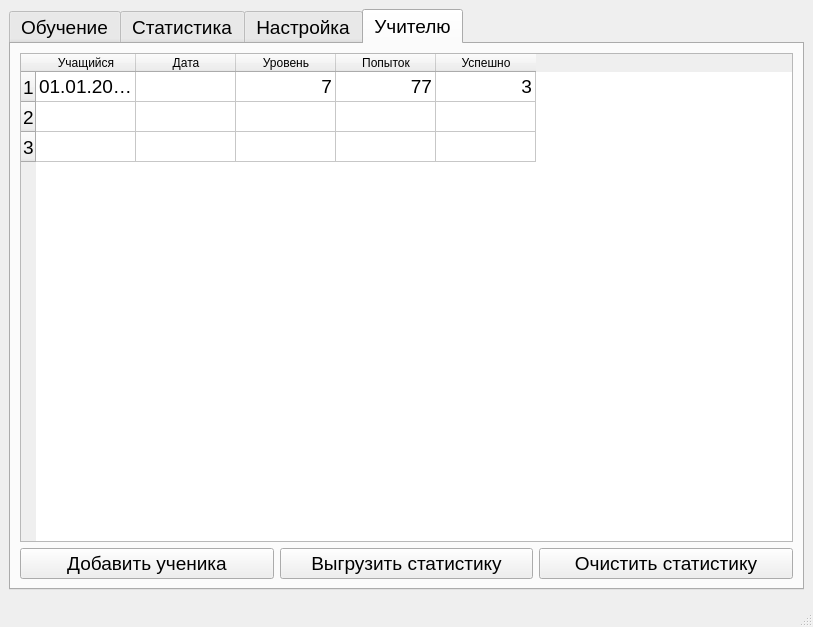
<?xml version="1.0" encoding="UTF-8"?>
<ui version="4.0">
 <class>MainWindow</class>
 <widget class="QMainWindow" name="MainWindow">
  <property name="geometry">
   <rect>
    <x>0</x>
    <y>0</y>
    <width>813</width>
    <height>627</height>
   </rect>
  </property>
  <property name="font">
   <font>
    <pointsize>14</pointsize>
   </font>
  </property>
  <property name="windowTitle">
   <string>Изучаем системы счисления. V 1.2</string>
  </property>
  <widget class="QWidget" name="centralwidget">
   <layout class="QGridLayout" name="gridLayout">
    <item row="0" column="0">
     <widget class="QTabWidget" name="tabWidget">
      <property name="currentIndex">
       <number>3</number>
      </property>
      <widget class="QWidget" name="study">
       <attribute name="title">
        <string>Обучение</string>
       </attribute>
       <layout class="QGridLayout" name="gridLayout_2">
        <item row="0" column="0" colspan="4">
         <widget class="QLabel" name="problem">
          <property name="text">
           <string>Введите значение числа</string>
          </property>
          <property name="wordWrap">
           <bool>true</bool>
          </property>
         </widget>
        </item>
        <item row="4" column="0" colspan="4">
         <widget class="QLabel" name="remark">
          <property name="text">
           <string/>
          </property>
          <property name="alignment">
           <set>Qt::AlignCenter</set>
          </property>
         </widget>
        </item>
        <item row="1" column="1">
         <widget class="QLineEdit" name="solution"/>
        </item>
        <item row="1" column="0">
         <widget class="QLabel" name="task">
          <property name="text">
           <string>1</string>
          </property>
         </widget>
        </item>
        <item row="7" column="0">
         <spacer name="verticalSpacer">
          <property name="orientation">
           <enum>Qt::Vertical</enum>
          </property>
          <property name="sizeHint" stdset="0">
           <size>
            <width>20</width>
            <height>401</height>
           </size>
          </property>
         </spacer>
        </item>
        <item row="1" column="2">
         <widget class="QPushButton" name="verify">
          <property name="text">
           <string>Проверить</string>
          </property>
          <property name="default">
           <bool>true</bool>
          </property>
          <property name="flat">
           <bool>false</bool>
          </property>
         </widget>
        </item>
        <item row="1" column="3">
         <widget class="QPushButton" name="skip">
          <property name="text">
           <string>Следующее число</string>
          </property>
         </widget>
        </item>
        <item row="6" column="0" colspan="4">
         <widget class="QLabel" name="ver">
          <property name="text">
           <string>Статистика выполнения</string>
          </property>
         </widget>
        </item>
        <item row="5" column="0">
         <spacer name="verticalSpacer_3">
          <property name="orientation">
           <enum>Qt::Vertical</enum>
          </property>
          <property name="sizeHint" stdset="0">
           <size>
            <width>20</width>
            <height>40</height>
           </size>
          </property>
         </spacer>
        </item>
       </layout>
      </widget>
      <widget class="QWidget" name="statistic">
       <attribute name="title">
        <string>Статистика</string>
       </attribute>
       <layout class="QGridLayout" name="gridLayout_4">
        <item row="0" column="0">
         <widget class="QTableWidget" name="tableUser">
          <row>
           <property name="text">
            <string>1</string>
           </property>
          </row>
          <row>
           <property name="text">
            <string>2</string>
           </property>
          </row>
          <row>
           <property name="text">
            <string>3</string>
           </property>
          </row>
          <column>
           <property name="text">
            <string>Пользователь</string>
           </property>
          </column>
          <column>
           <property name="text">
            <string>Дата</string>
           </property>
          </column>
          <column>
           <property name="text">
            <string>Уровень</string>
           </property>
          </column>
          <column>
           <property name="text">
            <string>Попыток</string>
           </property>
          </column>
          <column>
           <property name="text">
            <string>Успешно</string>
           </property>
          </column>
          <item row="0" column="0">
           <property name="text">
            <string>01.01.2021</string>
           </property>
           <property name="textAlignment">
            <set>AlignCenter</set>
           </property>
          </item>
          <item row="0" column="1">
           <property name="text">
            <string>7</string>
           </property>
           <property name="textAlignment">
            <set>AlignTrailing|AlignVCenter</set>
           </property>
          </item>
          <item row="0" column="3">
           <property name="text">
            <string>77</string>
           </property>
           <property name="textAlignment">
            <set>AlignTrailing|AlignVCenter</set>
           </property>
          </item>
          <item row="0" column="4">
           <property name="text">
            <string>3</string>
           </property>
           <property name="textAlignment">
            <set>AlignTrailing|AlignVCenter</set>
           </property>
          </item>
         </widget>
        </item>
       </layout>
      </widget>
      <widget class="QWidget" name="preferences">
       <attribute name="title">
        <string>Настройка</string>
       </attribute>
       <layout class="QGridLayout" name="gridLayout_3">
        <item row="4" column="0">
         <spacer name="verticalSpacer_2">
          <property name="orientation">
           <enum>Qt::Vertical</enum>
          </property>
          <property name="sizeHint" stdset="0">
           <size>
            <width>20</width>
            <height>40</height>
           </size>
          </property>
         </spacer>
        </item>
        <item row="3" column="0">
         <widget class="QCheckBox" name="checkBox_droby">
          <property name="text">
           <string>Использовать дробные числа</string>
          </property>
         </widget>
        </item>
        <item row="2" column="0">
         <widget class="QRadioButton" name="radioButton_all_syst">
          <property name="text">
           <string>2-, 4-, 8-, 16-ричные системы счисления</string>
          </property>
         </widget>
        </item>
        <item row="1" column="0">
         <widget class="QRadioButton" name="radioButton_2_4_8">
          <property name="text">
           <string>Двоичная, четверичная, восьмеричная системы счисления</string>
          </property>
         </widget>
        </item>
        <item row="0" column="0">
         <widget class="QRadioButton" name="radioButton_bin_only">
          <property name="text">
           <string>Только двоичная система счисления</string>
          </property>
          <property name="checked">
           <bool>true</bool>
          </property>
         </widget>
        </item>
       </layout>
      </widget>
      <widget class="QWidget" name="teacher">
       <attribute name="title">
        <string>Учителю</string>
       </attribute>
       <layout class="QGridLayout" name="gridLayout_5">
        <item row="1" column="1">
         <widget class="QPushButton" name="pushButton_2">
          <property name="text">
           <string>Выгрузить статистику</string>
          </property>
         </widget>
        </item>
        <item row="1" column="0">
         <widget class="QPushButton" name="pushButton_new_user">
          <property name="text">
           <string>Добавить ученика</string>
          </property>
         </widget>
        </item>
        <item row="1" column="2">
         <widget class="QPushButton" name="pushButton_3">
          <property name="text">
           <string>Очистить статистику</string>
          </property>
         </widget>
        </item>
        <item row="0" column="0" colspan="3">
         <widget class="QTableWidget" name="tableAllUser">
          <row>
           <property name="text">
            <string>1</string>
           </property>
          </row>
          <row>
           <property name="text">
            <string>2</string>
           </property>
          </row>
          <row>
           <property name="text">
            <string>3</string>
           </property>
          </row>
          <column>
           <property name="text">
            <string>Учащийся</string>
           </property>
          </column>
          <column>
           <property name="text">
            <string>Дата</string>
           </property>
          </column>
          <column>
           <property name="text">
            <string>Уровень</string>
           </property>
          </column>
          <column>
           <property name="text">
            <string>Попыток</string>
           </property>
          </column>
          <column>
           <property name="text">
            <string>Успешно</string>
           </property>
          </column>
          <item row="0" column="0">
           <property name="text">
            <string>01.01.2021</string>
           </property>
           <property name="textAlignment">
            <set>AlignCenter</set>
           </property>
          </item>
          <item row="0" column="2">
           <property name="text">
            <string>7</string>
           </property>
           <property name="textAlignment">
            <set>AlignTrailing|AlignVCenter</set>
           </property>
          </item>
          <item row="0" column="3">
           <property name="text">
            <string>77</string>
           </property>
           <property name="textAlignment">
            <set>AlignTrailing|AlignVCenter</set>
           </property>
          </item>
          <item row="0" column="4">
           <property name="text">
            <string>3</string>
           </property>
           <property name="textAlignment">
            <set>AlignTrailing|AlignVCenter</set>
           </property>
          </item>
         </widget>
        </item>
       </layout>
      </widget>
     </widget>
    </item>
   </layout>
  </widget>
  <widget class="QStatusBar" name="statusbar"/>
  <action name="action_2">
   <property name="text">
    <string>За сегодня</string>
   </property>
  </action>
  <action name="action_3">
   <property name="text">
    <string>За все время</string>
   </property>
  </action>
 </widget>
 <tabstops>
  <tabstop>tabWidget</tabstop>
  <tabstop>solution</tabstop>
  <tabstop>verify</tabstop>
  <tabstop>skip</tabstop>
  <tabstop>tableUser</tabstop>
  <tabstop>radioButton_bin_only</tabstop>
  <tabstop>radioButton_2_4_8</tabstop>
  <tabstop>radioButton_all_syst</tabstop>
  <tabstop>checkBox_droby</tabstop>
  <tabstop>tableAllUser</tabstop>
  <tabstop>pushButton_new_user</tabstop>
  <tabstop>pushButton_2</tabstop>
  <tabstop>pushButton_3</tabstop>
 </tabstops>
 <resources/>
 <connections/>
</ui>
